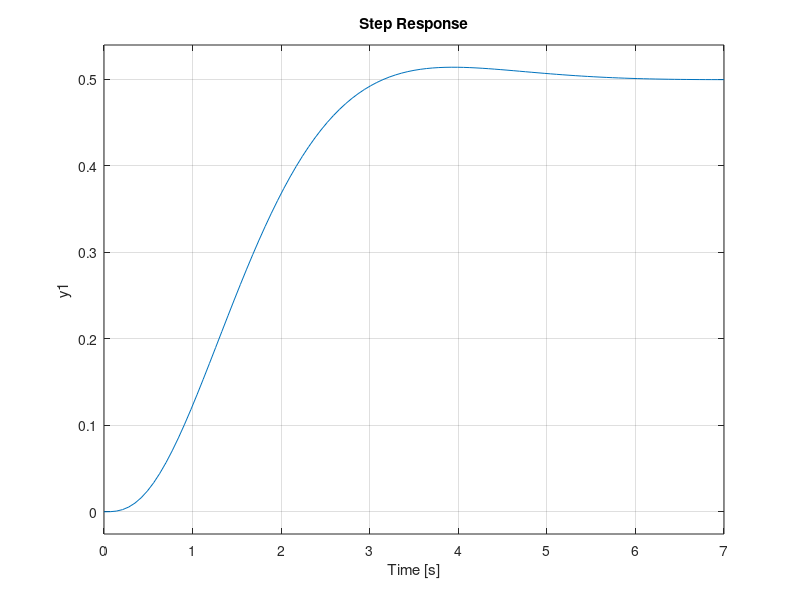
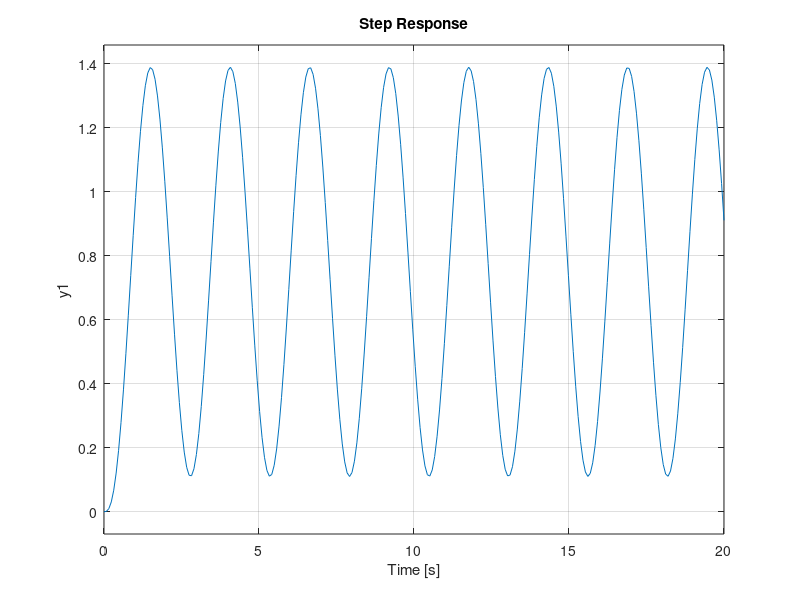

MATLAB code to generate these figures, in order:
%Questao 3 método 1
close all;
clear all;
clc;

S=tf('s');
%Insira a G(S) abaixo:
G=@(S) 2/((S^3)+(4*S^2)+(6*S)+4);
G(S)

%Polos sem compensação
PolosSemComp = pole(G(S))

%Como tem polos complexos, nao se pode utilizar o metodo 1
step(G(S))

Gmf = feedback(G(S),1)
figure()
step(feedback(Gmf*9, 1))

%Ganho critico = 9 (fui no chute até dar)
Kcr = 9
Pcr = 4.06 - 1.5
%PID     |     0.6*Kcr    |     0.5*Pcr    |    0.125Pcr
Kp = 0.6*Kcr
Ti = 0.5*Pcr
Td = 0.125*Pcr

S=tf('s');
Gc = @(S) Kp * ( 1 + 1/Ti*S + Td*S);
Gc(S)
Kp
Ki = Kp/Ti
Kd = Kp*Ti
Total = Kp+Ki+Kd